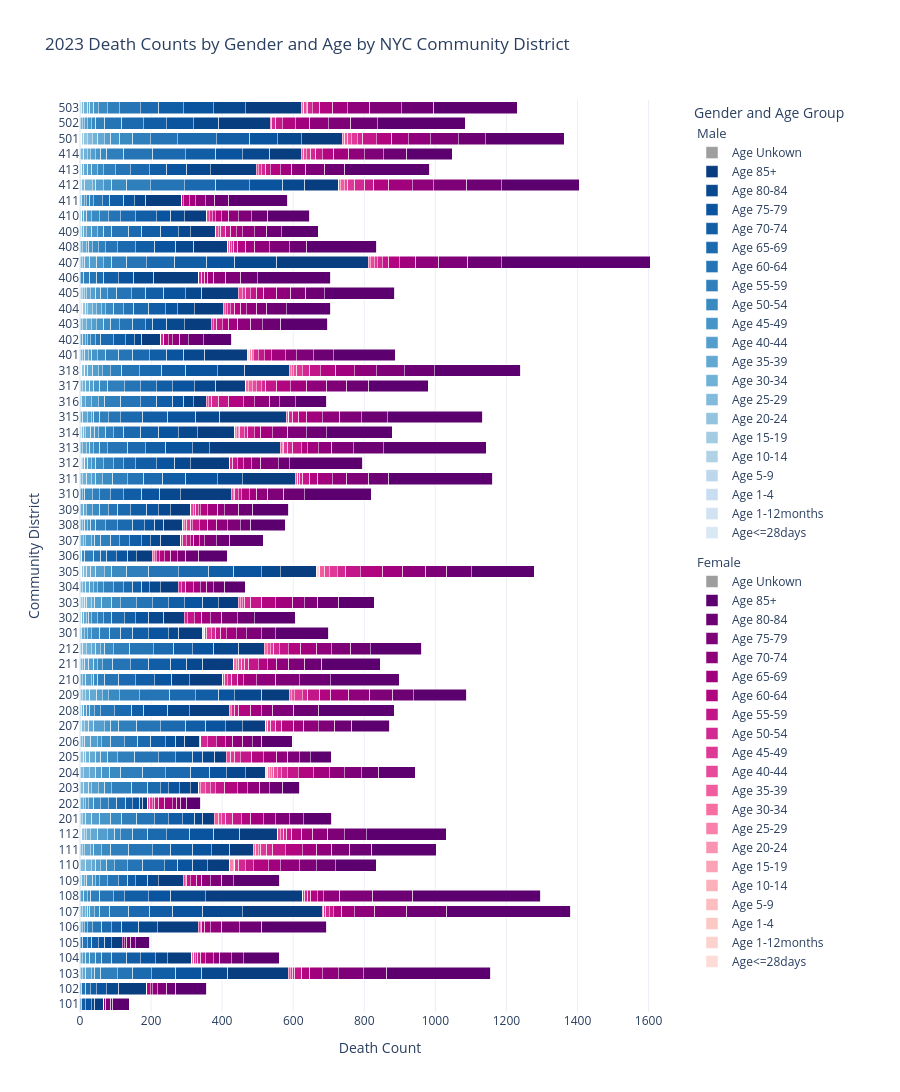

The notebook cell this image was saved under:
### Code cell
import pandas as pd
import numpy as np
import plotly.graph_objects as go
import plotly.express as px

# Load CSV
df = pd.read_csv("CommunityDistrictSingleYearCounts2023.csv")

# Age groups in chronological order
age_columns = [
    "Age<=28days", "Age 1-12months", "Age 1-4",
    "Age 5-9", "Age 10-14", "Age 15-19",
    "Age 20-24", "Age 25-29", "Age 30-34",
    "Age 35-39", "Age 40-44", "Age 45-49",
    "Age 50-54", "Age 55-59", "Age 60-64",
    "Age 65-69", "Age 70-74", "Age 75-79",
    "Age 80-84", "Age 85+", "Age Unkown"
]

genders = ["Male", "Female"]

# Select the age-by-gender columns
gender_age_columns = [
    f"{gender}_{age}"
    for gender in genders
    for age in age_columns
]

# Convert death counts to numeric
for col in gender_age_columns:
    df[col] = pd.to_numeric(
        df[col].astype(str).str.replace(",", "", regex=False),
        errors="coerce"
    ).fillna(0)

# Clean community district codes
df["commntydst"] = (
    df["commntydst"].astype(str).str.strip()
)

# Aggregate counts by community district
df_grouped = df.groupby(
    "commntydst", as_index=False
)[gender_age_columns].sum()

# Reshape data into long format
df_long = df_grouped.melt(
    id_vars="commntydst",
    value_vars=gender_age_columns,
    var_name="Gender_Age",
    value_name="Count"
)

# Separate gender and age group
df_long[["Gender", "Age Group"]] = (
    df_long["Gender_Age"].str.split(
        "_", n=1, expand=True
    )
)

# Calculate total deaths for each gender
# within each community district
df_long["Gender_Total"] = df_long.groupby(
    ["commntydst", "Gender"]
)["Count"].transform("sum")

# Calculate percentage of deaths within gender
df_long["Percentage"] = (
    df_long["Count"] /
    df_long["Gender_Total"].replace(0, np.nan)
    * 100
).fillna(0)

# -----------------------------------------
# CREATE COLOR GRADIENTS
# -----------------------------------------

known_ages = [
    age for age in age_columns
    if age != "Age Unkown"
]

positions = np.linspace(0.15, 0.95, len(known_ages))

# Male: light blue to dark blue
male_colors = px.colors.sample_colorscale(
    "Blues", positions
)

# Female: light pink to dark pink
female_colors = px.colors.sample_colorscale(
    "RdPu", positions
)

male_color_map = dict(zip(known_ages, male_colors))
female_color_map = dict(zip(known_ages, female_colors))

# Unknown age is gray
male_color_map["Age Unkown"] = "#9E9E9E"
female_color_map["Age Unkown"] = "#9E9E9E"

# -----------------------------------------
# CREATE HORIZONTAL STACKED BAR CHART
# -----------------------------------------

districts = sorted(
    df_long["commntydst"].unique(),
    key=lambda x: int(x) if x.isdigit() else float("inf")
)

fig = go.Figure()

# Create separate stacked bars for each gender
for gender in genders:

    color_map = (
        male_color_map if gender == "Male"
        else female_color_map
    )

    for age in age_columns:

        subset = df_long[
            (df_long["Gender"] == gender) &
            (df_long["Age Group"] == age)
        ].set_index("commntydst").reindex(districts)

        counts = subset["Count"].fillna(0)
        percentages = subset["Percentage"].fillna(0)
        totals = subset["Gender_Total"].fillna(0)

        # Stack ages within each gender bar
        fig.add_trace(
            go.Bar(
                x=counts,
                y=districts,
                orientation="h",
                name=age,
                offsetgroup=gender,
                legendgroup=gender,
                legendgrouptitle_text=(
                    gender if age == age_columns[0]
                    else None
                ),
                marker_color=color_map[age],
                customdata=np.column_stack([
                    percentages,
                    totals
                ]),
                hovertemplate=(
                    "<b>Community District:</b> %{y}<br>"
                    f"<b>Gender:</b> {gender}<br>"
                    f"<b>Age Group:</b> {age}<br>"
                    "<b>Death Count:</b> %{x:,.0f}<br>"
                    "<b>Percentage of Gender Deaths:</b> "
                    "%{customdata[0]:.2f}%<br>"
                    "<b>Total Gender Deaths:</b> "
                    "%{customdata[1]:,.0f}"
                    "<extra></extra>"
                )
            )
        )

# -----------------------------------------
# CUSTOMIZE CHART
# -----------------------------------------

fig.update_layout(
    title=(
        "2023 Death Counts by Gender and Age "
        "by NYC Community District"
    ),
    xaxis_title="Death Count",
    yaxis_title="Community District",
    barmode="stack",
    bargap=0.2,
    bargroupgap=0.05,
    height=2200,
    template="plotly_white",
    hovermode="closest",
    legend=dict(
        title="Gender and Age Group",
        orientation="v",
        x=1.02,
        y=1,
        groupclick="toggleitem"
    ),
    margin=dict(
        l=80,
        r=220,
        t=100,
        b=80
    )
)

# Sort community districts
fig.update_yaxes(
    type="category",
    categoryorder="array",
    categoryarray=districts
)

# Display chart
fig.show()
